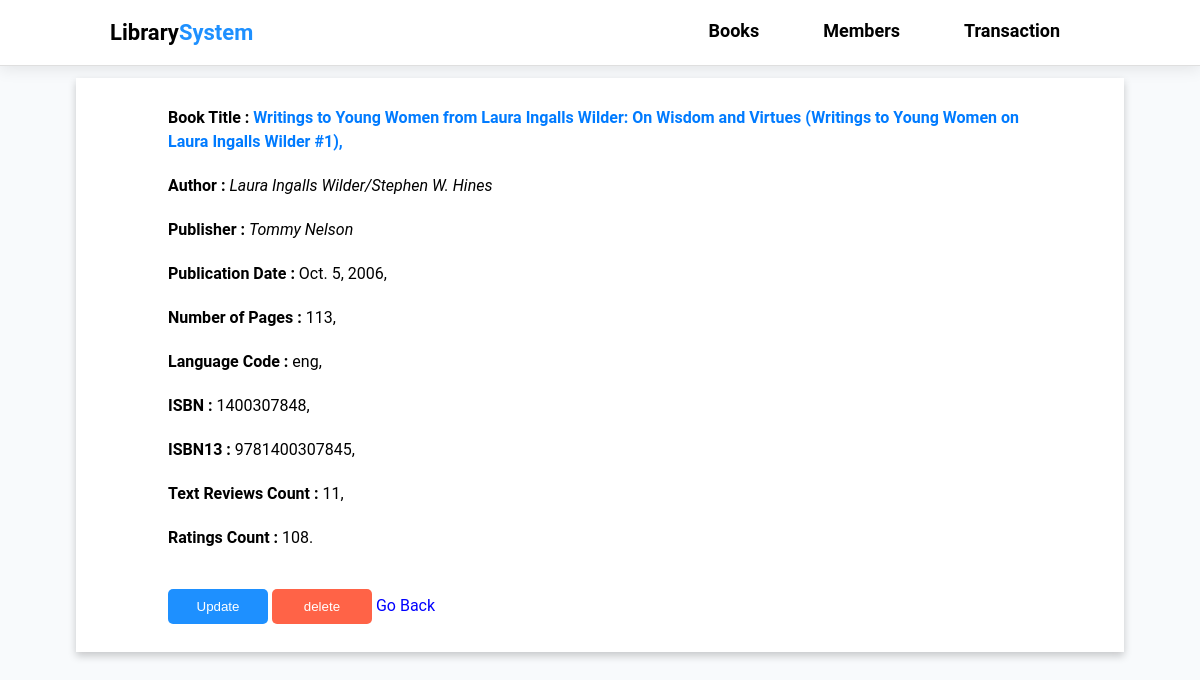
The page /single_book_view/8197/ on the database its author committed.
### myapp/models.py (models this page shows, shortened)
class Book(models.Model):
    bookID = models.CharField(max_length=20, primary_key=True)
    title = models.CharField(blank=True,max_length=200)
    authors = models.CharField(blank=True,max_length=200)
    average_rating = models.DecimalField(max_digits=3, decimal_places=2)
    isbn = models.CharField(max_length=20)
    isbn13 = models.CharField(max_length=20)
    language_code = models.CharField(max_length=20)
    num_pages = models.IntegerField()
    ratings_count = models.IntegerField()
    text_reviews_count = models.IntegerField()
    publication_date = models.DateField(auto_now_add=True)
    publisher = models.CharField(blank=True,max_length=100)

### myapp/views.py (the view)
# urls.py: path('single_book_view/<int:pk>/',views.single_book_view,name='single_book_view'),
def single_book_view(request,pk):
    if request.method == "GET":
        single_record = Book.objects.get(bookID=pk)
        context = {'data':single_record}
    return render(request, 'single_book_view.html',context=context)

### templates/single_book_view.html
{% extends "index.html" %}
{% load static %}
{% block main_content %}
<div class="card">
    <div class="container">
        <p>
            <strong>Book Title :</strong>
            <span class="highlight">{{data.title}},</span>
        </p>
        <p>
            <strong>Author :</strong> <i>{{data.authors}}</i>
        </p>
        <p>
            <strong>Publisher :</strong> <i>{{data.publisher}}</i>
        </p>
        <p>
            <strong>Publication Date :</strong> {{data.publication_date}},
        </p>
        <p>
            <strong>Number of Pages :</strong> {{data.num_pages}},
        </p>
        <p>
            <strong>Language Code :</strong> {{data.language_code}},
        </p>
        <p>
            <strong>ISBN :</strong> {{data.isbn}},
        </p>
        <p>
            <strong>ISBN13 :</strong> {{data.isbn13}},
        </p>
        <p>
            <strong>Text Reviews Count :</strong> {{data.text_reviews_count}},
        </p>
        <p>
            <strong>Ratings Count :</strong> {{data.ratings_count}}.
        </p>
        <br>
        <button class="search-btn">
            <a href="{% url 'update_book' data.bookID %}">Update</a>
        </button>
        <button class="search-btn del">
            <a href="{% url 'delete_book' data.bookID %}">delete</a>
        </button>
        <a href="/" style="color: blue;">Go Back</a>
    </div>
</div>
{% endblock %}

### static/index.css (style rules this page uses)
* { margin: 0; padding: 0; box-sizing: border-box; }
body { width: 100%; justify-content: center; font-family: 'Roboto', sans-serif; background-color: #f8fafc; }
.container { margin: 10px 60px; align-items: center; position: relative; }
.search-btn { width: 100px; height: 35px; background-color: dodgerblue; color: white; border: none; border-radius: 5px; cursor: pointer; font-weight: 500; }
.del { background-color: tomato; }
a { text-decoration: none; color: white; }
.card { box-shadow: 0 4px 8px 0 rgba(0, 0, 0, 0.2); padding: 16px; background-color: #fff; }
.container { padding: 2px 16px; text-align: justify; }
.highlight { color: #007bff; font-weight: bold; }
p { text-align: left; line-height: 1.5; margin-bottom: 20px; }

### rows shown on the page
Book: title "Writings to Young Women from Laura Ingalls Wilder: On Wisdom and Virtues (Writings to Young Women on Laura Ingalls Wilder #1)", authors "Laura Ingalls Wilder/Stephen W. Hines", publisher "Tommy Nelson", publication_date "Oct. 5, 2006", num_pages "113", language_code "eng", isbn "1400307848", isbn13 "9781400307845", text_reviews_count "11", ratings_count "108"
